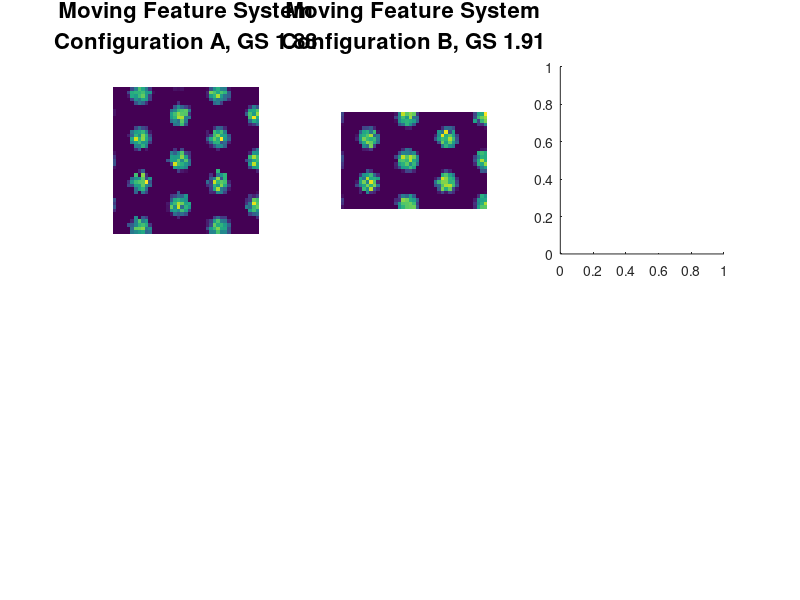

Source code (MATLAB): (Note: this script raises an error after producing the figure.)
clc; clear all; close all;
% *************************************************************************
% Fig 3 shows the compression for the grid cell firing patterns of the 
% static feautre system in configuration B compared to configuration A.
% To update the data run SimConfA.m and SimConfB.m.
%
%   Copyright (C) 2015  Florian Raudies, 05/02/2015, Palo Alto, CA.
%   License, GNU GPL, free software, without any warranty.
% *************************************************************************

ConfA       = load('SimConfA'); % Load the simulation data.
ConfB       = load('SimConfB');
LABEL_SIZE  = 16;               % Font size for the labels in points.
opt.scale   = 2/3;              % Scale factor for 100% compression.

figure('Position',[50 50 1200 900]);
subplot(2,3,1);
    imagesc(ConfA.SpikeRateVelVCO); axis equal tight off;
    title(sprintf('%s\n%s','Moving Feature System',...
        sprintf('Configuration A, GS %2.2f',ConfA.gsVelVCO)),...
        'FontSize',LABEL_SIZE);
subplot(2,3,2);
    imagesc(ConfB.SpikeRateVelVCO); axis equal tight off;
    title(sprintf('%s\n%s','Moving Feature System',...
        sprintf('Configuration B, GS %2.2f',ConfB.gsVelVCO)),...
        'FontSize',LABEL_SIZE);
subplot(2,3,3);
    [CorrCoeff Stretch] = rescaleCorr(...
        ConfA.SpikeRateVelVCO,ConfB.SpikeRateVelVCO,opt);
    Stretch = Stretch*100;
    [mv mi] = max(CorrCoeff);
    plot(Stretch,CorrCoeff,'.k',[Stretch(mi) Stretch(mi)],[0 mv],'-r',...
        'LineWidth',2.0);
    xlabel('Rescaling (%)','FontSize',LABEL_SIZE);
    ylabel('Correlation r2','FontSize',LABEL_SIZE);
    axis square; axis([Stretch(1) Stretch(end) 0 1]);
    set(gca,'FontSize',LABEL_SIZE);
    title('Moving Feature System','FontSize',LABEL_SIZE);
subplot(2,3,4);
    imagesc(ConfA.SpikeRateAngVCO); axis equal tight off;
    title(sprintf('%s\n%s','Static Feature System',...
        sprintf('Configuration A, GS %2.2f',ConfA.gsAngVCO)),...
        'FontSize',LABEL_SIZE);
subplot(2,3,5);
    imagesc(ConfB.SpikeRateAngVCO); axis equal tight off;
    title(sprintf('%s\n%s','Static Feature System',...
        sprintf('Configuration B, GS %2.2f',ConfB.gsAngVCO)),...
        'FontSize',LABEL_SIZE);
subplot(2,3,6);
    [CorrCoeff Stretch] = rescaleCorr(...
        ConfA.SpikeRateAngVCO,ConfB.SpikeRateAngVCO,opt);
    Stretch = Stretch*100;
    [mv mi] = max(CorrCoeff);
    plot(Stretch,CorrCoeff,'.k',[Stretch(mi) Stretch(mi)],[0 mv],'-r',...
        'LineWidth',2.0);
    xlabel('Rescaling (%)','FontSize',LABEL_SIZE);
    ylabel('Correlation r2','FontSize',LABEL_SIZE);
    axis square; axis([Stretch(1) Stretch(end) 0 1]);
    set(gca,'FontSize',LABEL_SIZE);
    title('Static Feature System','FontSize',LABEL_SIZE);
print('-depsc','Fig3');
